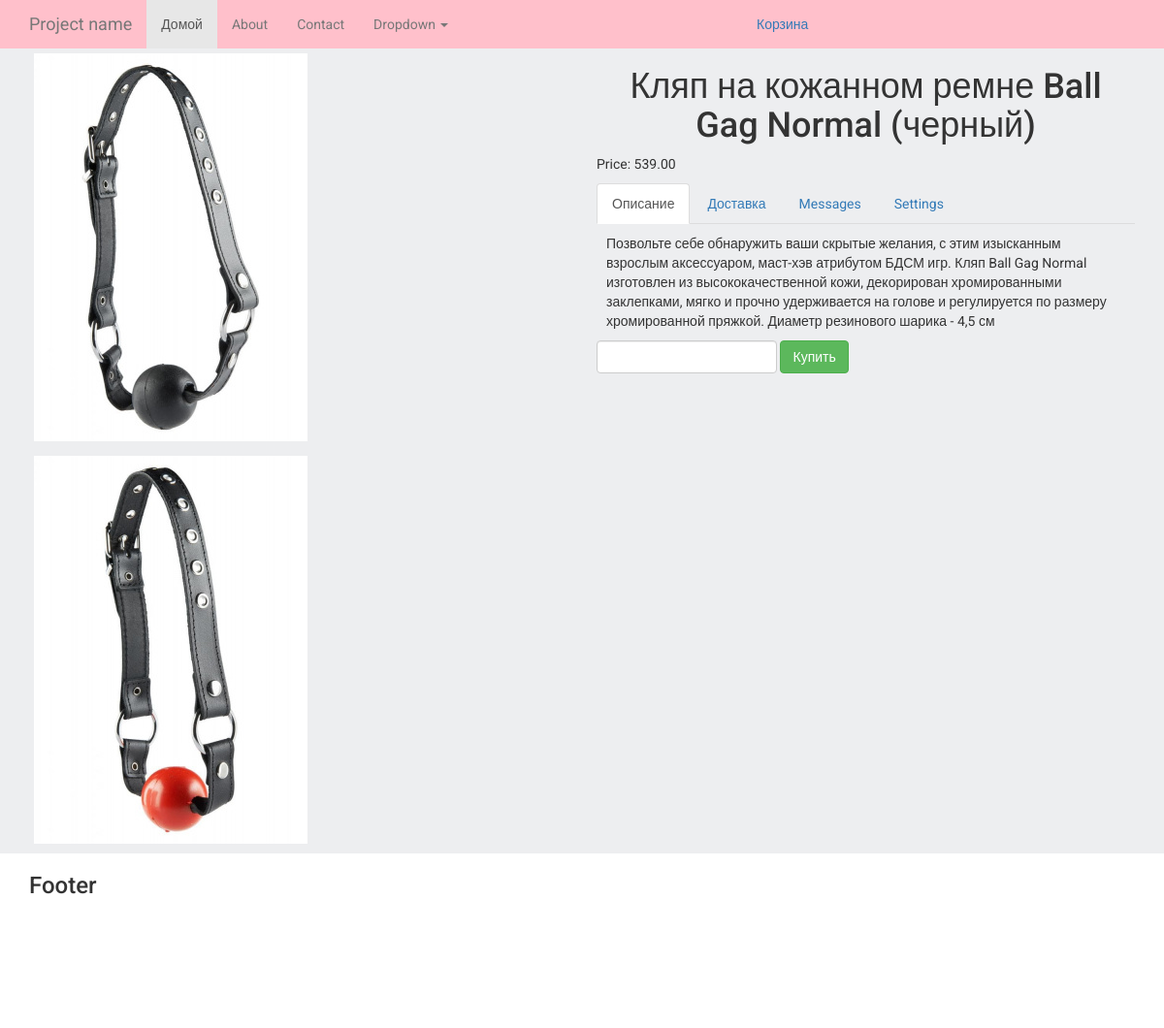
Screenshot of /product/4/ with the database file from the repository.
### products/models.py (models this page shows, shortened)
class ProductImage(models.Model):
    product = models.ForeignKey(Product, blank=True, null=True, default=None, on_delete=models.CASCADE)
    image = models.ImageField(upload_to='products_images/')
    is_main = models.BooleanField(default=False)
    is_active = models.BooleanField(default=True)
    created = models.DateTimeField(auto_now_add=True, auto_now=False)
    updated = models.DateTimeField(auto_now_add=False, auto_now=True)
    class Meta:
        verbose_name = 'Фотография'
        verbose_name_plural = 'Фотографии'

class Product(models.Model):
    name = models.CharField(max_length=64, blank=True, null=True, default=None)
    price = models.DecimalField(max_digits=10, decimal_places=2, default=0)
    discount = models.IntegerField(default=0)
    category = models.ForeignKey(ProductCategory, blank=True, null=True, default=None, on_delete=models.CASCADE)
    short_description = models.TextField(blank=True, null=True, default=None)
    description = models.TextField(blank=True, null=True, default=None)
    is_active = models.BooleanField(default=True)
    created = models.DateTimeField(auto_now_add=True, auto_now=False)
    updated = models.DateTimeField(auto_now_add=False, auto_now=True)
    class Meta:
        verbose_name = 'Товар'
        verbose_name_plural = 'Товары'

### products/views.py (the view)
# urls.py: re_path(r'^product/(?P<product_id>\w+)/$', views.product, name='product')
def product(request, product_id):
    product = models.Product.objects.get(id=product_id)
    session_key = request.session.session_key
    if not session_key:
        request.session.cycle_key()
    return render(request, 'products/product.html', locals())

### orders/context_processors.py (called while the page is built)
def getting_basket_info(request):
    session_key = request.session.session_key
    if not session_key:
        request.session["session_key"] = 123
        request.session.cycle_key()
    products_in_basket = ProductInBasket.objects.filter(session_key=session_key, is_active=True, order__isnull=True)
    products_total_nmb = products_in_basket.count()
    return locals()

### templates/products/product.html (shortened to what this page needs)
{% extends 'base.html' %}
{% load static %}
{% block content %}
    <div class="container">
        <div class="row">
            <div class="col-lg-6">
                {% for image_item in product.productimage_set.all %}
                    <div class="product-image-item">
                        <img src="{{ image_item.image.url }}" class="img-responsive">
                    </div>
                {% endfor %}
            </div>
            <div class="col-lg-6">
                <h1 class="text-center">
                    {{ product.name }}
                </h1>
                <div class="">
                    <p>
                        Price: {{ product.price }}
                    </p>
                </div>
                <div>
                      <ul class="nav nav-tabs" role="tablist">
                        <li role="presentation" class="active">
                            <a href="#description" aria-controls="home" role="tab" data-toggle="tab">
                                Описание
                            </a>
                        </li>
                        <li role="presentation">
                            <a href="#delivery" aria-controls="profile" role="tab" data-toggle="tab">
                                Доставка
                            </a>
                        </li>
                        <li role="presentation"><a href="#messages" aria-controls="messages" role="tab" data-toggle="tab">Messages</a></li>
                        <li role="presentation"><a href="#settings" aria-controls="settings" role="tab" data-toggle="tab">Settings</a></li>
                      </ul>
                      <div class="tab-content product-description-tabs">
                        <div role="tabpanel" class="tab-pane active" id="description">
                            {{ product.description }}
                        </div>
                      </div>
                </div>
                <div>
                    <form id="form_buying_product" class="form-inline" action="{% url 'basket_adding' %}">{% csrf_token %}
                        <div class="form-group">
                             <input type="number" class="form-control" name="number" id="number">
                        </div>
                            <div class="form-group">
                                <button type="submit" id="submit_btn" class="btn btn-success btn-buy"
                                    data-product_id = "{{ product.id }}"
                                    data-name ="{{ product.name }}"
                                    data-price ="{{ product.price }}"
                                >
                                    Купить
                                </button>
                            </div>
                    </form>
                </div>
            </div>
        </div>
    </div>
{% endblock %}

### static/static_dev/css/style.css (style rules this page uses)
html, body { height: 100%; max-height: 100%; font-family: 'Roboto', sans-serif; background-color: #edeef0; }
.product-description-tabs { padding: 10px; }
.product-image-item { padding: 5px; margin-bottom: 5px; }

### rows the page displays
ProductImage: image (picture)
ProductImage: image (picture)
Product: name "Кляп на кожанном ремне Ball Gag Normal (черный)", price "539.00", description "Позвольте себе обнаружить ваши скрытые желания, с этим изысканным взрослым аксессуаром, маст-хэв атрибутом БДСМ игр. Кляп Ball Gag Normal изготовлен из высококачественной кожи, декорирован хромированными заклепками, мягко и прочно удерживается на голове и регулируется по размеру хромированной пряжкой. Диаметр резинового шарика - 4,5 см"
